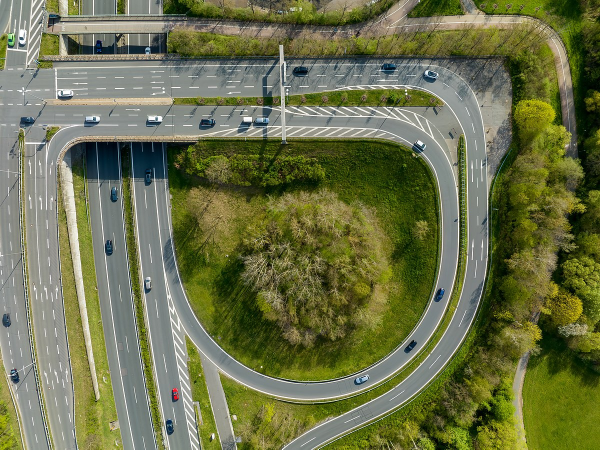
#> input picture udemy_course_tasks/chapter3/road.png, 1200 x 899 px, found by its file name (shown at 1/2 size)
$ python images4.py
#> lines starting #> are read from the running program, lines starting #| are printed output that depends on the picture
import cv2 as cv  # Import OpenCV library for image processing
import numpy as np  # Import NumPy for numerical operations
import matplotlib.pyplot as plt  # Import Matplotlib for plotting images
from IPython.display import Image  # Import Image from IPython for displaying images in Jupyter

# Load the image in grayscale mode
# Provide the full path to the image file. Here, 'cv.IMREAD_GRAYSCALE' loads the image as grayscale.
image = cv.imread('D:\\courses\\OpenCV\\mastering_opencv(udemy)\\OpenCV\\chapter4\\road.png', cv.IMREAD_COLOR)
#> image is the input picture: shape (899, 1200, 3); mean B, G, R 74.8, 113.9, 108.8

# Check if the image was loaded correctly
# If the image is not found or couldn't be loaded, raise a FileNotFoundError.
if image is None:
    raise FileNotFoundError("The image file 'bw.png' was not found.")

# Print the shape of the original image to see its dimensions (rows, columns)
print(image.shape)
#| (899, 1200, 3)

# Resize the image with scaling factors fx and fy
# 'fx' and 'fy' are the scaling factors along the x and y axes respectively.
# This enlarges the image by 4 times along the x-axis and 2 times along the y-axis.
cropped_img = image [200:700 , 200:800]
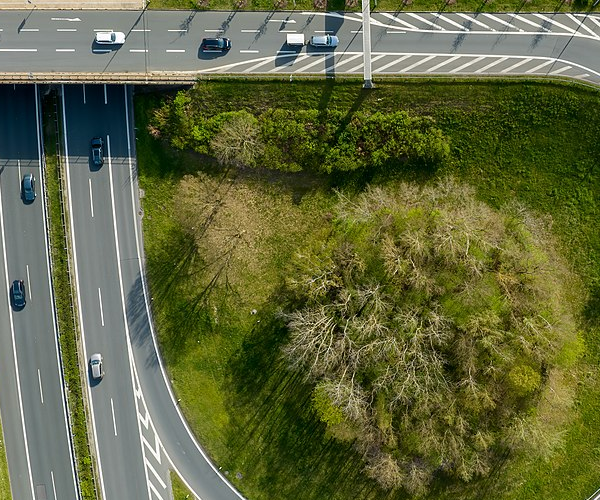
#> cropped_img: shape (500, 600, 3); mean B, G, R 63.1, 102.9, 97.7

# Print the shape of the resized image to verify the new dimensions
print(cropped_img.shape)
#| (500, 600, 3)

# Convert the resized grayscale image to RGB format
# This is necessary because Matplotlib expects images in RGB format for correct color display.
img_rgb = cv.cvtColor(cropped_img, cv.COLOR_BGR2RGB)  # Use cv.COLOR_GRAY2RGB for grayscale to RGB conversion

# Display the image using Matplotlib in RGB format
plt.imshow(img_rgb)
#> (this line was passed over: IPython is not available in this run)

# # Hide the axes for a cleaner display of the image
# plt.axis('off')

# Show the image in the output window or notebook (if using Jupyter)
plt.show()

# Uncomment the following lines to save the RGB image to a file
# The image will be saved in RGB format even though OpenCV saves images in BGR by default.
cv.imwrite("D:\\courses\\OpenCV\\mastering_opencv(udemy)\\OpenCV\\chapter4\\images4\\saved_bw4.png", img_rgb)
